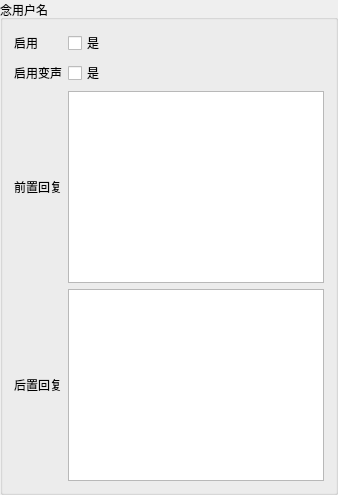
                <widget class="QGroupBox" name="groupBox_read_user_name">
                 <property name="title">
                  <string>念用户名</string>
                 </property>
                 <layout class="QGridLayout" name="gridLayout_59">
                  <item row="0" column="0">
                   <layout class="QGridLayout" name="gridLayout_58">
                    <item row="2" column="0">
                     <widget class="QLabel" name="label_read_user_name_reply_before">
                      <property name="text">
                       <string>前置回复</string>
                      </property>
                     </widget>
                    </item>
                    <item row="2" column="1">
                     <widget class="QTextEdit" name="textEdit_read_user_name_reply_before"/>
                    </item>
                    <item row="0" column="0">
                     <widget class="QLabel" name="label_read_user_name_enable">
                      <property name="text">
                       <string>启用</string>
                      </property>
                     </widget>
                    </item>
                    <item row="0" column="1">
                     <widget class="QCheckBox" name="checkBox_read_user_name_enable">
                      <property name="text">
                       <string>是</string>
                      </property>
                     </widget>
                    </item>
                    <item row="1" column="0">
                     <widget class="QLabel" name="label_read_user_name_voice_change">
                      <property name="text">
                       <string>启用变声</string>
                      </property>
                     </widget>
                    </item>
                    <item row="1" column="1">
                     <widget class="QCheckBox" name="checkBox_read_user_name_voice_change">
                      <property name="text">
                       <string>是</string>
                      </property>
                     </widget>
                    </item>
                    <item row="3" column="0">
                     <widget class="QLabel" name="label_read_user_name_reply_after">
                      <property name="text">
                       <string>后置回复</string>
                      </property>
                     </widget>
                    </item>
                    <item row="3" column="1">
                     <widget class="QTextEdit" name="textEdit_read_user_name_reply_after"/>
                    </item>
                   </layout>
                  </item>
                 </layout>
                </widget>
